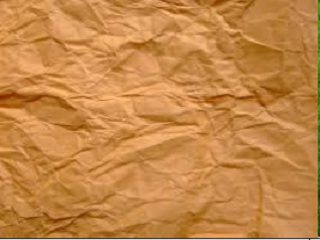
#> input picture Assignment1/1_brown.PNG, 320 x 240 px, found by its file name
$ jupyter execute --allow-errors 1.ipynb   (shell and % lines are left out)   (older library calls are emulated)
#> lines starting #> are read from the running program, lines starting #| are printed output that depends on the picture
[cell 1]
import cv2
import numpy as np
import matplotlib.pyplot as plt
from skimage.feature import greycomatrix, greycoprops
from skimage import data

[cell 2]
brown = cv2.imread('1_brown.png', 0)
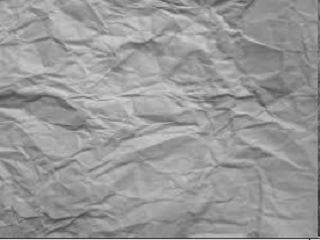
#> brown: shape (240, 320); min 39, max 215, mean 152.8

[cell 3]
brown

[cell 4]
plt.imshow(brown, cmap = 'gray')

[cell 5]
plt.imshow(brown)

[cell 6]
brown.shape
#> Out = (240, 320)

[cell 7]
result = greycomatrix(brown, [1], [0, np.pi/4, np.pi/2, 3*np.pi/4],
                       levels=256)

[cell 8]
contrast_brown = greycoprops(result, 'contrast')
#> contrast_brown = [[26.27, 207.7, 196, 222.9]]
dissimilarity_brown = greycoprops(result, 'dissimilarity')
#> dissimilarity_brown = [[3.3, 7.51, 7.05, 8.08]]
homogeneity_brown = greycoprops(result, 'homogeneity')
#> homogeneity_brown = [[0.327, 0.184, 0.203, 0.172]]
ASM_brown = greycoprops(result, 'ASM')
#> ASM_brown = [[0.00141, 0.000721, 0.000788, 0.000668]]
energy_brown = greycoprops(result, 'energy')
#> energy_brown = [[0.0376, 0.0268, 0.0281, 0.0258]]

[cell 9]
result[:, :, 0, 1]

[cell 10]
plt.figure(figsize=(14,8))

plt.subplot(141),plt.imshow(brown)
plt.title('class1')

plt.subplot(142),plt.imshow(contrast_brown)
plt.title('contrast_brown')

plt.subplot(143),plt.imshow(dissimilarity_brown)
plt.title('dissimilarity_brown')

plt.subplot(144),plt.imshow(homogeneity_brown)
plt.title('homogenity_brown')

plt.figure(figsize=(14,8))

plt.subplot(121),plt.imshow(ASM_brown)
plt.title('ASM_brown')

plt.subplot(122),plt.imshow(energy_brown)
plt.title('energy_brown')

plt.show()

[cell 11]
green = cv2.imread('2_green.png', 0)
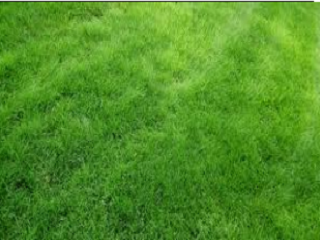
#> input picture Assignment1/2_green.PNG, 320 x 240 px, found by its file name
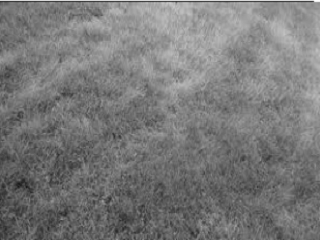
#> green: shape (240, 320); min 28, max 255, mean 120.7

[cell 12]
green.shape
#> Out = (240, 320)

[cell 13]
green

[cell 14]
result1 = greycomatrix(green, [1], [0, np.pi/4, np.pi/2, 3*np.pi/4],
                       levels=256)

[cell 15]
result1[:, :, 0, 1][53,85]
#> Out = 2

[cell 16]
contrast_green = greycoprops(result1, 'contrast')
#> contrast_green = [[70.9, 220.8, 168.1, 217.1]]
dissimilarity_green = greycoprops(result1, 'dissimilarity')
#> dissimilarity_green = [[6.31, 8.72, 6.31, 8.59]]
homogeneity_green = greycoprops(result1, 'homogeneity')
#> homogeneity_green = [[0.175, 0.135, 0.195, 0.134]]
ASM_green = greycoprops(result1, 'ASM')
#> ASM_green = [[0.000631, 0.000502, 0.00072, 0.000511]]
energy_green = greycoprops(result1, 'energy')
#> energy_green = [[0.0251, 0.0224, 0.0268, 0.0226]]

[cell 17]
plt.figure(figsize=(14,8))

plt.subplot(131),plt.imshow(contrast_green,cmap = 'gray')
plt.title('contrast_green')

plt.subplot(132),plt.imshow(dissimilarity_green,cmap = 'gray')
plt.title('dissimilarity_green')

plt.subplot(133),plt.imshow(homogeneity_green,cmap = 'gray')
plt.title('homogenity_green')

plt.figure(figsize=(14,8))

plt.subplot(121),plt.imshow(ASM_green,cmap = 'gray')
plt.title('ASM_green')

plt.subplot(122),plt.imshow(energy_green,cmap = 'gray')
plt.title('energy_green')

plt.show()

[cell 18]
plt.figure(figsize=(14,8))

plt.subplot(141),plt.imshow(green)
plt.title('class2')

plt.subplot(142),plt.imshow(contrast_green)
plt.title('contrast_green')

plt.subplot(143),plt.imshow(dissimilarity_green)
plt.title('dissimilarity_green')

plt.subplot(144),plt.imshow(homogeneity_green)
plt.title('homogenity_green')

plt.figure(figsize=(14,8))

plt.subplot(121),plt.imshow(ASM_green)
plt.title('ASM_green')

plt.subplot(122),plt.imshow(energy_green)
plt.title('energy_green')

plt.show()

#> (a cell that did not finish here is left out)

[cell 20]
classify_green = cv2.imread('3_classify_green.png', 0)
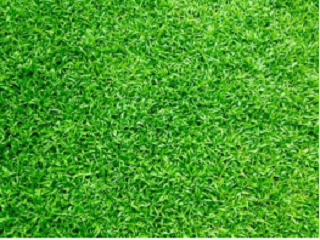
#> input picture Assignment1/3_classify_green.PNG, 320 x 240 px, found by its file name
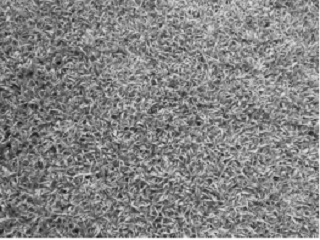
#> classify_green: shape (240, 320); min 21, max 255, mean 131.7

[cell 21]
classify_green.shape
#> Out = (240, 320)

[cell 22]
classify_green

[cell 23]
result2 = greycomatrix(classify_green, [1], [0, np.pi/4, np.pi/2, 3*np.pi/4],
                       levels=256)

[cell 24]
result2[:, :, 0, 1][105,107]
#> Out = 12

[cell 25]
result2[105,107, 0, 1]
#> Out = 12

[cell 26]
result2.shape
#> Out = (256, 256, 1, 4)

[cell 27]
contrast_classify_green = greycoprops(result2, 'contrast')
#> contrast_classify_green = [[487.9, 935.2, 603.8, 914.7]]
dissimilarity_classify_green = greycoprops(result2, 'dissimilarity')
#> dissimilarity_classify_green = [[16.77, 23.95, 18.78, 23.6]]
homogeneity_classify_green = greycoprops(result2, 'homogeneity')
#> homogeneity_classify_green = [[0.0701, 0.0436, 0.061, 0.0453]]
ASM_classify_green = greycoprops(result2, 'ASM')
#> ASM_classify_green = [[0.000203, 0.000142, 0.000172, 0.000144]]
energy_classify_green = greycoprops(result2, 'energy')
#> energy_classify_green = [[0.0143, 0.0119, 0.0131, 0.012]]

[cell 28]
plt.figure(figsize=(14,8))

plt.subplot(141),plt.imshow(brown)
plt.title('class1')

plt.subplot(142),plt.imshow(contrast_brown)
plt.title('contrast_brown')

plt.subplot(143),plt.imshow(dissimilarity_brown)
plt.title('dissimilarity_brown')

plt.subplot(144),plt.imshow(homogeneity_brown)
plt.title('homogenity_brown')

plt.figure(figsize=(14,8))

plt.subplot(121),plt.imshow(ASM_brown)
plt.title('ASM_brown')

plt.subplot(122),plt.imshow(energy_brown)
plt.title('energy_brown')

plt.figure(figsize=(14,8))

plt.subplot(141),plt.imshow(green)
plt.title('class2')

plt.subplot(142),plt.imshow(contrast_green)
plt.title('contrast_green')

plt.subplot(143),plt.imshow(dissimilarity_green)
plt.title('dissimilarity_green')

plt.subplot(144),plt.imshow(homogeneity_green)
plt.title('homogenity_green')

plt.figure(figsize=(14,8))

plt.subplot(121),plt.imshow(ASM_green)
plt.title('ASM_green')

plt.subplot(122),plt.imshow(energy_green)
plt.title('energy_green')


plt.figure(figsize=(14,8))

plt.subplot(141),plt.imshow(classify_green)
plt.title('test image')

plt.subplot(142),plt.imshow(contrast_classify_green)
plt.title('contrast_classify_green')

plt.subplot(143),plt.imshow(dissimilarity_classify_green)
plt.title('dissimilarity_green')

plt.subplot(144),plt.imshow(homogeneity_classify_green)
plt.title('homogenity_classify_green')

plt.figure(figsize=(14,8))

plt.subplot(121),plt.imshow(ASM_classify_green)
plt.title('ASM_classify_green')

plt.subplot(122),plt.imshow(energy_classify_green)
plt.title('energy_classify_green')

plt.show()
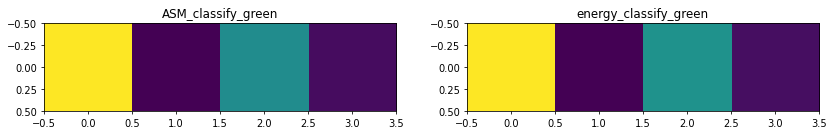
#> figure drawn by matplotlib, 2 panels

[cell 29]
plt.figure(figsize=(14,6))

plt.subplot(131),plt.scatter(contrast_brown, dissimilarity_brown)
plt.title('contrast_brown vs dissimilarity_brown')

plt.subplot(132),plt.scatter(contrast_green, dissimilarity_green)
plt.title('contrast_green vs dissimilarity_green')

plt.subplot(133),plt.scatter(contrast_classify_green, dissimilarity_classify_green)
plt.title('contrast_classify_green vs dissimilarity_classify_green')

plt.show()
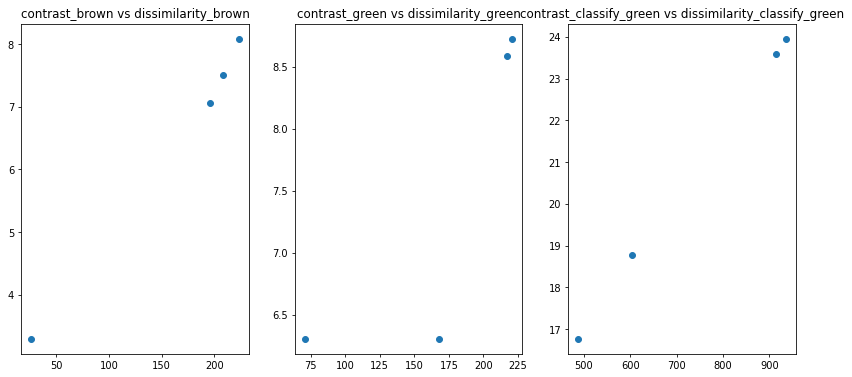
#> figure drawn by matplotlib, 3 panels

[cell 30]
plt.figure(figsize=(10,6))

plt.subplot(141),plt.imshow(result[:, :, 0, 0],cmap = 'gray')
plt.title('brown 0 angle')

plt.subplot(142),plt.imshow(result[:, :, 0, 1],cmap = 'gray')
plt.title('brown 45 angle')

plt.subplot(143),plt.imshow(result[:, :, 0, 2],cmap = 'gray')
plt.title('brown 90 angle')

plt.subplot(144),plt.imshow(result[:, :, 0, 3],cmap = 'gray')
plt.title('brown 135 angle')

plt.figure(figsize=(10,6))

plt.subplot(141),plt.imshow(result1[:, :, 0, 0],cmap = 'gray')
plt.title('green 0 angle')

plt.subplot(142),plt.imshow(result1[:, :, 0, 1],cmap = 'gray')
plt.title('green 45 angle')

plt.subplot(143),plt.imshow(result1[:, :, 0, 2],cmap = 'gray')
plt.title('green 90 angle')

plt.subplot(144),plt.imshow(result1[:, :, 0, 3],cmap = 'gray')
plt.title('green 135 angle')

plt.figure(figsize=(10,6))

plt.subplot(141),plt.imshow(result2[:, :, 0, 0],cmap = 'gray')
plt.title('classify_green 0 angle')

plt.subplot(142),plt.imshow(result2[:, :, 0, 1],cmap = 'gray')
plt.title('classify_green 45 angle')

plt.subplot(143),plt.imshow(result2[:, :, 0, 2],cmap = 'gray')
plt.title('classify_green 90 angle')

plt.subplot(144),plt.imshow(result2[:, :, 0, 3],cmap = 'gray')
plt.title('classify_green 135 angle')

plt.show()
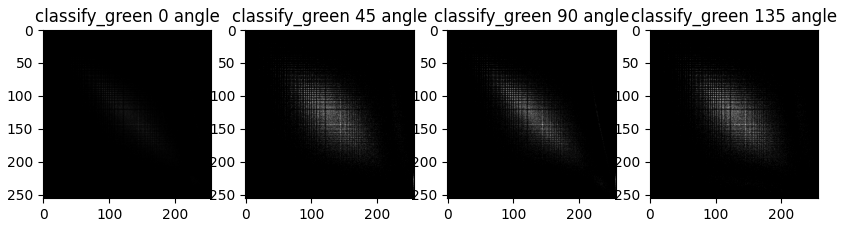
#> figure drawn by matplotlib, 4 panels

[cell 31]
plt.figure(figsize=(10,6))

plt.subplot(141),plt.imshow(result[:, :, 0, 0])
plt.title('brown 0 angle')

plt.subplot(142),plt.imshow(result[:, :, 0, 1])
plt.title('brown 45 angle')

plt.subplot(143),plt.imshow(result[:, :, 0, 2])
plt.title('brown 90 angle')

plt.subplot(144),plt.imshow(result[:, :, 0, 3])
plt.title('brown 135 angle')

plt.figure(figsize=(10,6))

plt.subplot(141),plt.imshow(result1[:, :, 0, 0])
plt.title('green 0 angle')

plt.subplot(142),plt.imshow(result1[:, :, 0, 1])
plt.title('green 45 angle')

plt.subplot(143),plt.imshow(result1[:, :, 0, 2])
plt.title('green 90 angle')

plt.subplot(144),plt.imshow(result1[:, :, 0, 3])
plt.title('green 135 angle')

plt.figure(figsize=(10,6))

plt.subplot(141),plt.imshow(result2[:, :, 0, 0])
plt.title('classify_green 0 angle')

plt.subplot(142),plt.imshow(result2[:, :, 0, 1])
plt.title('classify_green 45 angle')

plt.subplot(143),plt.imshow(result2[:, :, 0, 2])
plt.title('classify_green 90 angle')

plt.subplot(144),plt.imshow(result2[:, :, 0, 3])
plt.title('classify_green 135 angle')

plt.show()
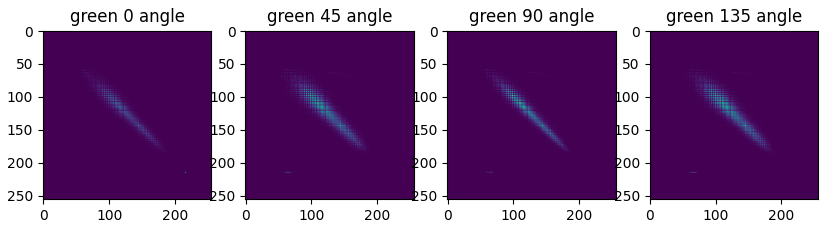
#> figure drawn by matplotlib, 4 panels
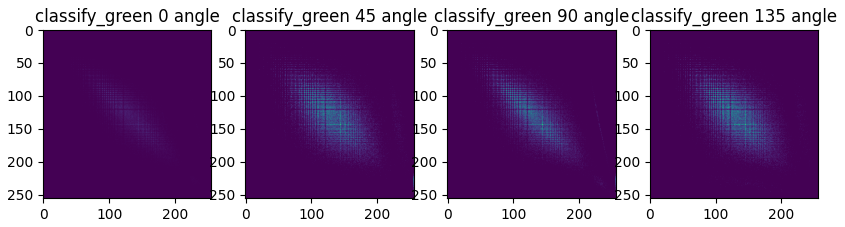
#> figure drawn by matplotlib, 4 panels
